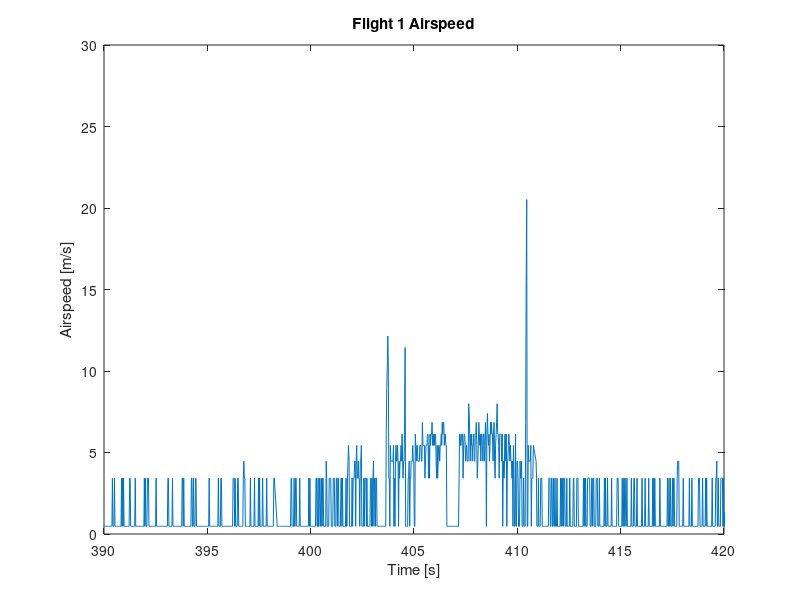
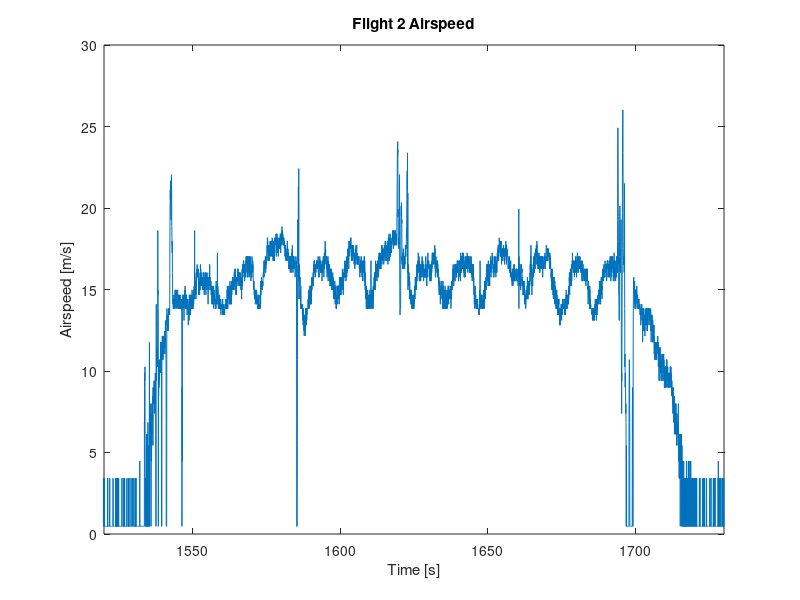
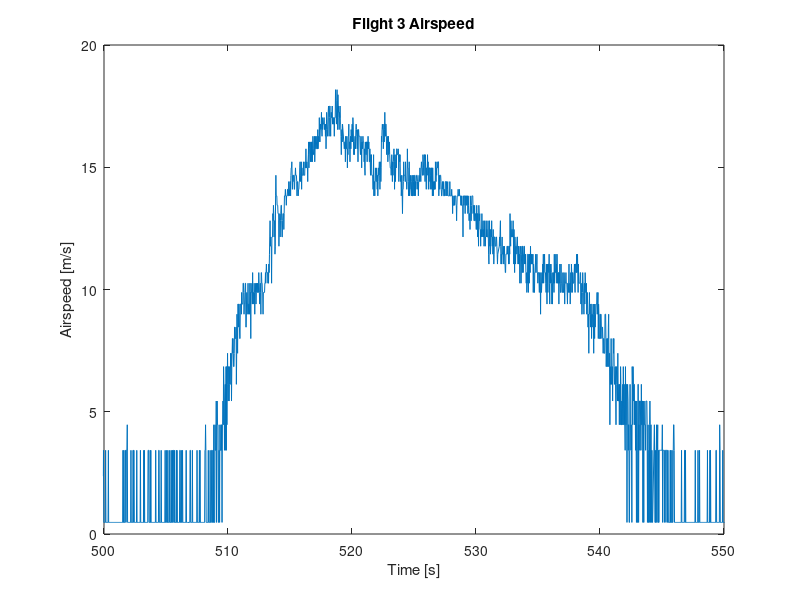
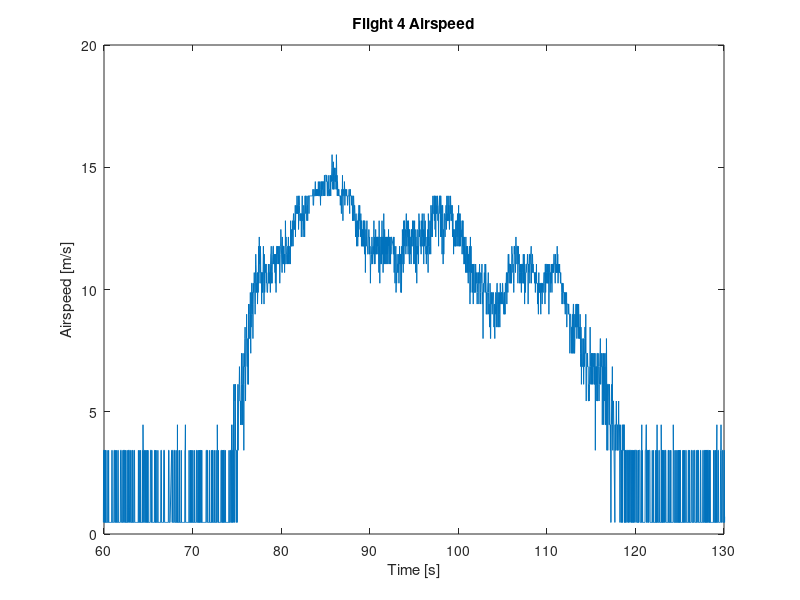

Here is the MATLAB script that generated these plots, in order:
clear; clc;
close all

%% Flight 1
raw_12 = csvread('Flight 12.csv');

t_ms12 = raw_12(:,1);
t12 = t_ms12/1000;
AS12 = raw_12(:,2);

AS12_P = AS12-8104;
for i=1:length(AS12_P)
    if AS12_P(i)<0
        AS12_P(i)=0;
    end
end
TAS12 = (sqrt(AS12_P)+0.39331)/0.83039;

figure()
plot(t12,TAS12);
title('Flight 1 Airspeed');
xlabel('Time [s]');
ylabel('Airspeed [m/s]');
xlim([390,420]);

csvwrite('Flight 12 TAS.csv',[t12,TAS12]);

%% Flight 2
figure()
plot(t12,TAS12);
title('Flight 2 Airspeed');
xlabel('Time [s]');
ylabel('Airspeed [m/s]');
xlim([1520,1730]);

%% Flight 3
raw_3 = csvread('Flight 3.csv');

t_ms3 = raw_3(:,1);
t3 = t_ms3/1000;
AS3 = raw_3(:,2);

AS3_P = AS3-8104;
for i=1:length(AS3_P)
    if AS3_P(i)<0
        AS3_P(i)=0;
    end
end
TAS3 = (sqrt(AS3_P)+0.39331)/0.83039;

figure()
plot(t3,TAS3);
title('Flight 3 Airspeed');
xlabel('Time [s]');
ylabel('Airspeed [m/s]');
xlim([500,550]);

csvwrite('Flight 3 TAS.csv',[t3,TAS3]);

%% Flight 4
raw_4 = csvread('Flight 4.csv');

t_ms4 = raw_4(:,1);
t4 = t_ms4/1000;
AS4 = raw_4(:,2);

AS4_P = AS4-8104;
for i=1:length(AS4_P)
    if AS4_P(i)<0
        AS4_P(i)=0;
    end
end
TAS4 = (sqrt(AS4_P)+0.39331)/0.83039;

figure()
plot(t4,TAS4);
title('Flight 4 Airspeed');
xlabel('Time [s]');
ylabel('Airspeed [m/s]');
xlim([60,130]);

csvwrite('Flight 4 TAS.csv',[t4,TAS4]);

%% Other Flights
% raw_0 = csvread('Flight 0.csv');
% 
% t_ms0 = raw_0(:,1);
% t0 = t_ms0/1000;
% AS0 = raw_0(:,2);
% 
% figure()
% plot(t0,AS0);
% title('Flight 0 Airspeed');
% xlabel('Time [s]');
% ylabel('Airspeed [ct]');
% xlim([2150,2750]);
